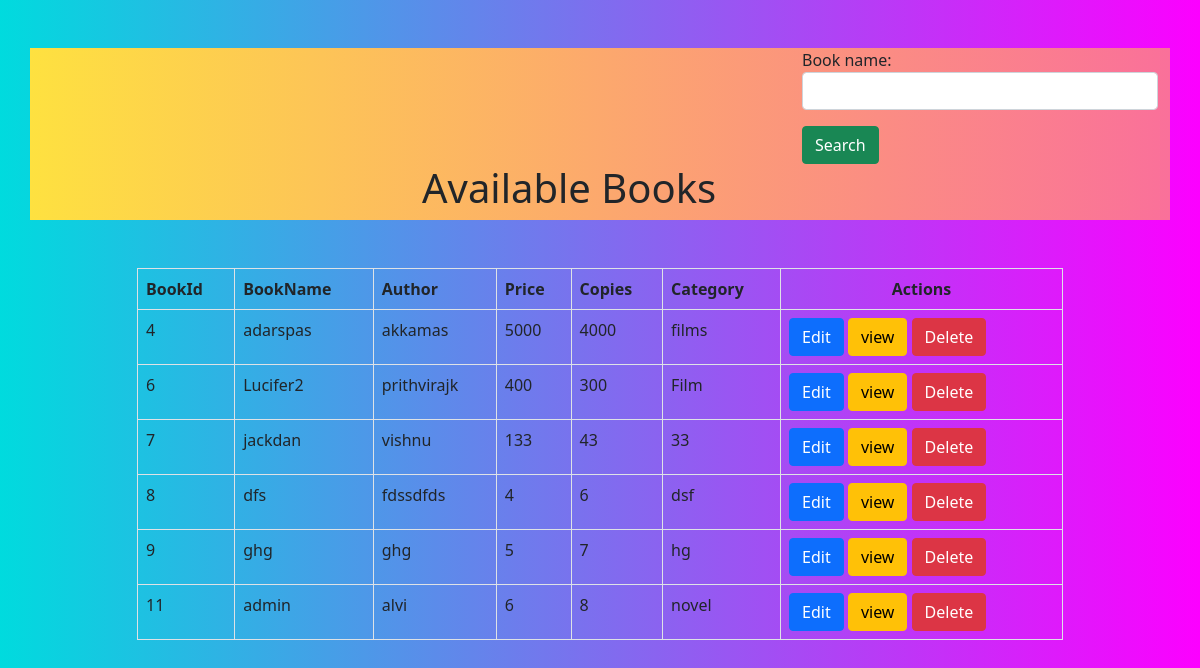
/owner/books, run on an earlier commit of the app's database.
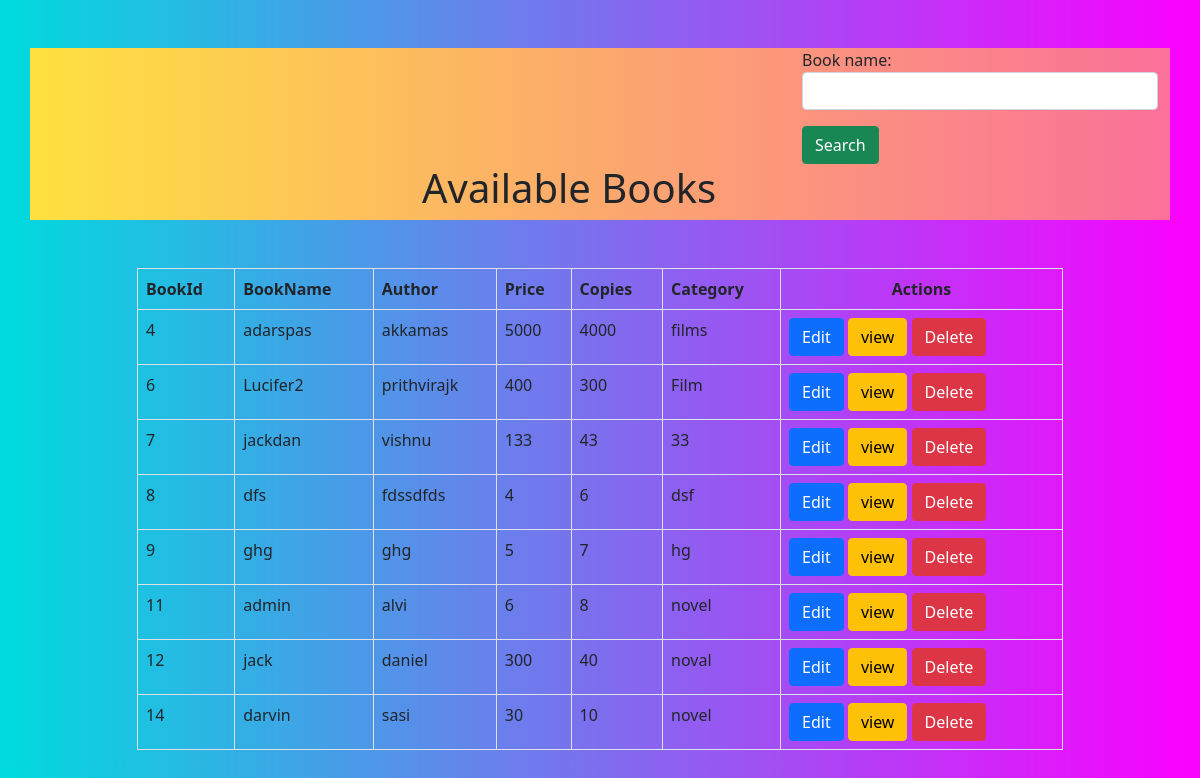
And on a later commit of the database.
### owner/models.py (models this page shows, shortened)
class Book(models.Model):
    book_name=models.CharField(max_length=100,unique=True)
    author=models.CharField(max_length=100)
    price=models.PositiveIntegerField()
    copies=models.IntegerField()
    category=models.CharField(max_length=100,null=True)

### owner/views.py (the view, shortened to what this page needs)
# urls.py: path("books",views.book,name="allbooks"),
def book(request):
    form=forms.BookserachForm()
    book=Book.objects.all()
    context={}
    context["books"]=book
    context["form"]=form
    return render(request,"books.html",context)

### owner/forms.py
class BookserachForm(forms.Form):
    book_name = forms.CharField(widget=forms.TextInput(attrs={"class": "form-control"}))

### owner/templates/books.html (shortened to what this page needs)
<!DOCTYPE html>
{%load static%}
<html lang="en">
<head>
     <link href="https://cdn.jsdelivr.net/npm/bootstrap@5.1.0/dist/css/bootstrap.min.css" rel="stylesheet">
    <link rel="stylesheet" href="{%static 'css/style.css' %}">
</head>
<body>
<div class="container mt-5 login">
    <div class="row">
        <div class="col-4"></div>
        <div class="col-4">
        </div>
        <div class="col-4">
             <form action="" method="post">
                {{form.as_p}}
                <button class="btn btn-success">Search</button>
            </form>
        </div>
    </div>
    <div class="row">
        <div class="col-4"></div>
        <div class="col-4"><h1>Available Books</h1></div>
        <div class="col-4"></div>
    </div>
</div>
<div class="container">
    <div class="row">
        <div class="col-1"></div>
        <div class="col-10">
          <table class="table border mt-5">
              <tr >
                <td class="border"><strong>BookId</strong></td>
              <td class="border"><strong>BookName</strong></td>
              <td class="border"><strong>Author</strong></td>
              <td class="border"><strong>Price</strong></td>
              <td class="border"><strong>Copies</strong></td>
              <td class="border"><strong>Category</strong></td>
                  <td colspan="3" class="text-center"><strong>Actions</strong></td>
</tr>
            {%for book in books%}
            <tr>
                <td class="border">{{book.id}}</td>
                <td class="border">{{book.book_name}}</td>
                <td class="border">{{book.author}}</td>
                <td class="border">{{book.price}}</td>
                <td class="border">{{book.copies}}</td>
                <td class="border">{{book.category}}</td>
<td class="border"><a href="{%url 'changebook' book.id%}" class="btn btn-primary">Edit</a>
                <a href="{%url 'bookdetail' book.id%}" class="btn btn-warning">view</a>
                <a href="{%url 'removebook' book.id%}" class="btn btn-danger">Delete</a></td>
            </tr>
            {%endfor%}
   </table>
        </div>
        <div class="col-1"></div>
    </div>
</div>
</body>
</html>

### owner/static/css/style.css (style rules this page uses)
body { background-color: #00DBDE; background-image: linear-gradient(90deg, #00DBDE 0%, #FC00FF 100%); }
.login { background-color: #FEE140; background-image: linear-gradient(90deg, #FEE140 0%, #FA709A 100%); }

What changed in the data, as far as the page shows it:
added Book: id "12", book_name "jack", author "daniel", price "300", copies "40", category "noval"
added Book: id "14", book_name "darvin", author "sasi", price "30", copies "10", category "novel"
